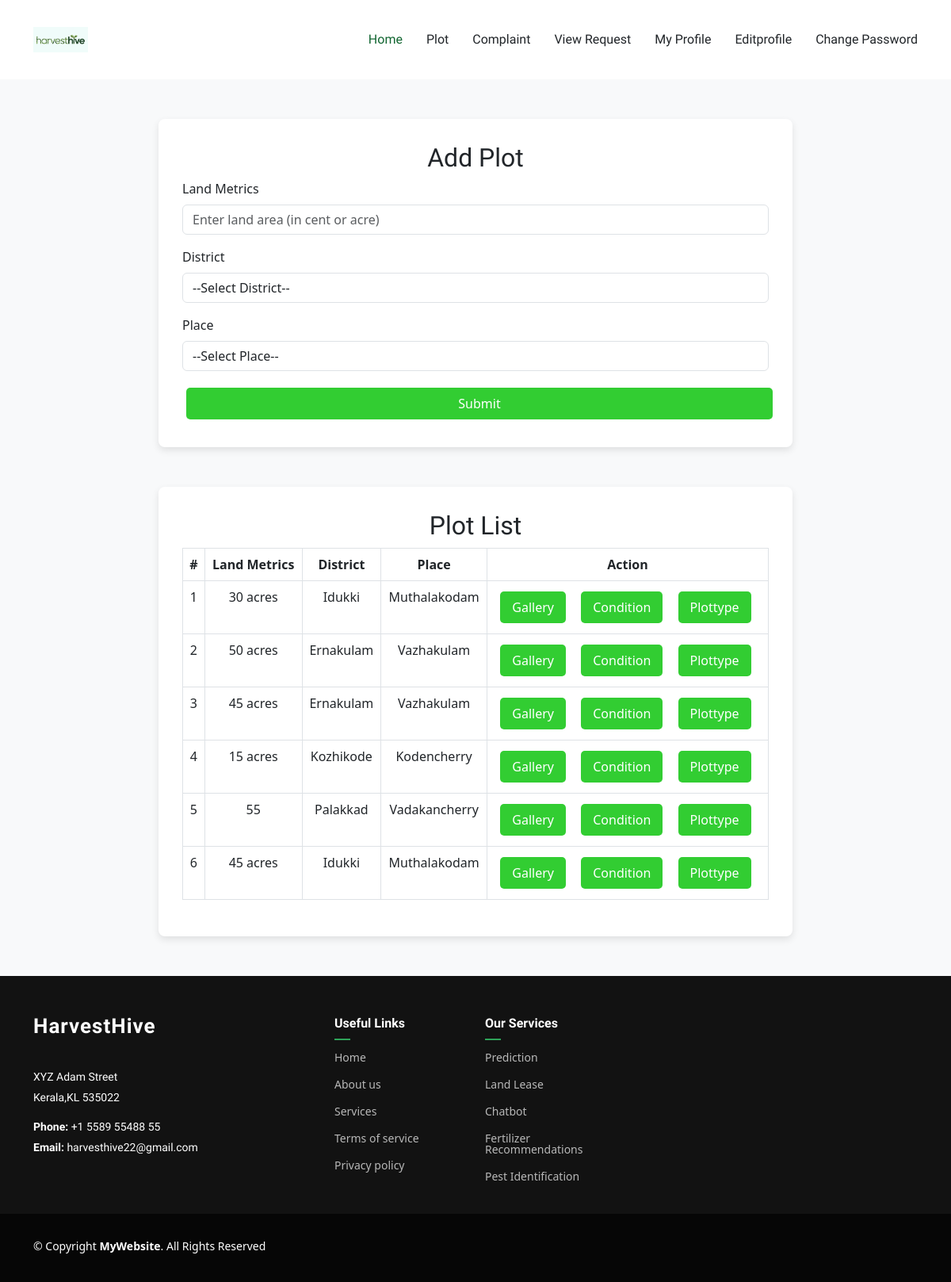
Screenshot of /Owner/pl/ (signed in) with the database file from the repository.
### Owner/models.py (models this page shows)
class tbl_plot(models.Model):
    landmetrics=models.CharField(max_length=30)
    place=models.ForeignKey(tbl_place,on_delete=models.CASCADE)
    owner=models.ForeignKey(tbl_owner,on_delete=models.CASCADE)
    plot_status=models.IntegerField(default=0)

### Admin/models.py (models this page shows)
class tbl_place(models.Model):
    place_name=models.CharField(max_length=50)
    district=models.ForeignKey(tbl_district,on_delete=models.CASCADE)

class tbl_district(models.Model):
    district_name=models.CharField(max_length=30)

### Owner/views.py (the view)
# urls.py: urlpatterns = [ path('pl/',views.plot,name="plot"),
def plot(request):
    if "oid" in request.session:
        dis=tbl_district.objects.all()
        plots=tbl_plot.objects.all()
        if request.method=="POST":
            tbl_plot.objects.create(landmetrics=request.POST.get("txtp"),place=tbl_place.objects.get(id=request.POST.get("sel_place")),owner=tbl_owner.objects.get(id=request.session['oid']))
            return redirect("Owner:plot")
        else:
            return render(request,'Owner/plot.html',{'district':dis,'plot':plots})
    else:
        return redirect("Guest:login")

### Owner/Templates/Owner/plot.html (shortened to what this page needs)
{% extends 'Owner/Header.html' %}
{% load static %}
{% block content %}
<!DOCTYPE html>
<html lang="en">
<head>
    <link href="https://cdn.jsdelivr.net/npm/bootstrap@5.3.0/dist/css/bootstrap.min.css" rel="stylesheet">
</head>
<body>
    <div class="container">
        <div class="container-box">
            <h2 class="text-center text-dark">Add Plot</h2>
            <form action="" method="post">
                <div class="mb-3">
                    <label class="form-label">Land Metrics</label>
                    <input required type="text" name="txtp" class="form-control" placeholder="Enter land area (in cent or acre)">
                </div>
                <div class="mb-3">
                    <label class="form-label">District</label>
                    <select name="sel_district" id="sel_district" class="form-control" required>
                        <option value="">--Select District--</option>
                    </select>
                </div>
                <div class="mb-3">
                    <label class="form-label">Place</label>
                    <select name="sel_place" id="sel_place" class="form-control" required>
                        <option value="">--Select Place--</option>
                    </select>
                </div>
                <div class="text-center">
                    <button type="submit" class="btn btn-custom w-100">Submit</button>
                </div>
            </form>
        </div>
        <div class="container-box mt-4">
            <h2 class="text-center text-dark">Plot List</h2>
            <table class="table table-bordered text-center">
                <thead class="table-header">
                    <tr>
                        <th>#</th>
                        <th>Land Metrics</th>
                        <th>District</th>
                        <th>Place</th>
                        <th>Action</th>
                    </tr>
                </thead>
                <tbody>
                    {% for i in plot %}
                    <tr>
                        <td>{{ forloop.counter }}</td>
                        <td>{{ i.landmetrics }}</td>
                        <td>{{ i.place.district.district_name }}</td>
                        <td>{{ i.place.place_name }}</td>
                        <td class="action-buttons">
                            <a href="{% url 'Owner:gallery' i.id %}" class="btn-custom">Gallery</a>
                            <a href="{% url 'Owner:condition' i.id %}" class="btn-custom">Condition</a>
                            <a href="{% url 'Owner:plottype' i.id %}" class="btn-custom">Plottype</a>
                        </td>
                    </tr>
                    {% empty %}
                    <tr>
                        <td colspan="5" class="text-muted">No plots found.</td>
                    </tr>
                    {% endfor %}
                </tbody>
            </table>
        </div>
    </div>
</body>
</html>
{% endblock content %}

### Owner/Templates/Owner/Header.html (shortened to what this page needs)
{% load static %}
<!DOCTYPE html>
<html lang="en">
<head>
  <link href="{% static 'Main/assets/vendor/bootstrap/css/bootstrap.min.css' %}" rel="stylesheet">
  <link href="{% static 'Main/assets/vendor/bootstrap-icons/bootstrap-icons.css'%}" rel="stylesheet">
  <link href="{% static 'Main/assets/vendor/aos/aos.css' %}" rel="stylesheet">
  <link href="{% static 'Main/assets/vendor/swiper/swiper-bundle.min.css' %}" rel="stylesheet">
  <link href="{% static 'Main/assets/vendor/glightbox/css/glightbox.min.css' %}" rel="stylesheet">
  <link href="{% static 'Main/assets/css/main.css' %}" rel="stylesheet">
</head>
<body class="index-page">
  <header id="header" class="header d-flex align-items-center position-relative">
    <div class="container-fluid container-xl position-relative d-flex align-items-center justify-content-between">
      <a href="{% url 'Guest:index' %}" class="logo d-flex align-items-center">
        <img src="{% static 'Main/assets/img/log.png' %}" alt="AgriCulture">
      </a>
      <nav id="navmenu" class="navmenu">
        <ul>
        <li><a href="{% url 'Owner:homepage' %}" class="active">Home</a></li>
          <li><a href="{% url 'Owner:plot' %}">Plot</a></li>
          <li><a href="{% url 'Owner:complaint' %}">Complaint</a></li>
          <li><a href="{% url 'Owner:viewreq'%}">View Request</a></li>
          <li><a href="{% url 'Owner:myprofile' %}">My Profile</a></li>
          <li><a href="{% url 'Owner:editprof' %}">Editprofile</a></li>
          <li><a href="{% url 'Owner:changepass' %}">Change Password</a></li>
        </ul>
      </nav>
    </div>
  </header>
<div style="min-height: 500px;">
    {% block content %}
    {% endblock content %}
</div>
<footer id="footer" class="footer dark-background">
  <div class="footer-top">
    <div class="container">
      <div class="row gy-4">
        <div class="col-lg-4 col-md-6 footer-about">
          <a href="index.html" class="logo d-flex align-items-center">
            <span class="sitename">HarvestHive</span>
          </a>
          <div class="footer-contact pt-3">
            <p>XYZ Adam Street</p>
            <p>Kerala,KL 535022</p>
            <p class="mt-3"><strong>Phone:</strong> <span>+1 5589 55488 55</span></p>
            <p><strong>Email:</strong> <span>harvesthive22@gmail.com</span></p>
          </div>
        </div>
        <div class="col-lg-2 col-md-3 footer-links">
          <h4>Useful Links</h4>
          <ul>
            <li><a href="#">Home</a></li>
            <li><a href="#">About us</a></li>
            <li><a href="#">Services</a></li>
            <li><a href="#">Terms of service</a></li>
            <li><a href="#">Privacy policy</a></li>
          </ul>
        </div>
        <div class="col-lg-2 col-md-3 footer-links">
          <h4>Our Services</h4>
          <ul>
            <li><a href="#">Prediction</a></li>
            <li><a href="#">Land Lease</a></li>
            <li><a href="#">Chatbot</a></li>
            <li><a href="#">Fertilizer Recommendations</a></li>
            <li><a href="#">Pest Identification</a></li>
          </ul>
        </div>
        </div>
      </div>
    </div>
    <div class="copyright text-center">
      <div class="container d-flex flex-column flex-lg-row justify-content-center justify-content-lg-between align-items-center">
        <div class="d-flex flex-column align-items-center align-items-lg-start">
          <div>
            © Copyright <strong><span>MyWebsite</span></strong>. All Rights Reserved
          </div>
        </div>
      </div>
    </div>
  </footer>
</body>
</html>

### Guest/static/Main/assets/css/main.css (style rules this page uses)
:root { --default-font: "Open Sans", system-ui, -apple-system, "Segoe UI", Roboto, "Helvetica Neue", Arial, "Noto Sans", "Liberation Sans", sans-serif, "Apple Color Emoji", "Segoe UI Emoji", "Segoe UI Symbol", "Noto Color Emoji"; --heading-font: "Marcellus", sans-serif; --nav-font: "Marcellus", sans-serif; }
:root { --background-color: #ffffff; --default-color: #212529; --heading-color: #2d465e; --accent-color: #116530; --surface-color: #ffffff; --contrast-color: #ffffff; }
:root { --nav-color: #212529; --nav-hover-color: #116530; --nav-mobile-background-color: #ffffff; --nav-dropdown-background-color: #ffffff; --nav-dropdown-color: #212529; --nav-dropdown-hover-color: #116530; }
.dark-background { --background-color: #060606; --default-color: #ffffff; --heading-color: #ffffff; --accent-color: #2ea359; --surface-color: #252525; --contrast-color: #ffffff; }
:root { scroll-behavior: smooth; }
body { color: var(--default-color); background-color: var(--background-color); font-family: var(--default-font); }
a { color: var(--accent-color); text-decoration: none; transition: 0.3s; }
h1, h2, h3, h4, h5, h6 { color: var(--heading-color); font-family: var(--heading-font); }
.header { color: var(--default-color); background-color: var(--background-color); padding: 20px 0; transition: all 0.5s; z-index: 997; }
.header .logo { line-height: 1; }
.header .logo img { max-height: 32px; margin-right: 8px; }
@media (min-width: 1200px) { .navmenu { padding: 0; } }
@media (min-width: 1200px) { .navmenu ul { margin: 0; padding: 0; display: flex; list-style: none; align-items: center; } }
@media (min-width: 1200px) { .navmenu li { position: relative; } }
@media (min-width: 1200px) { .navmenu a, .navmenu a:focus { color: var(--nav-color); padding: 18px 15px; font-size: 16px; font-family: var(--nav-font); font-weight: 400; display: flex; align-items: center; justify-content: space-between; white-space: nowrap; transition: 0.3s; } }
@media (min-width: 1200px) { .navmenu li:last-child a { padding-right: 0; } }
@media (min-width: 1200px) { .navmenu li:hover>a, .navmenu .active, .navmenu .active:focus { color: var(--nav-hover-color); } }
.footer { color: var(--default-color); background-color: var(--background-color); font-size: 14px; position: relative; }
.footer .footer-top { background-color: color-mix(in srgb, var(--background-color), white 5%); padding-top: 50px; }
.footer .footer-about .logo { line-height: 1; margin-bottom: 25px; }
.footer .footer-about .logo span { color: var(--heading-color); font-family: var(--heading-font); font-size: 26px; font-weight: 700; letter-spacing: 1px; }
.footer .footer-about p { font-size: 14px; font-family: var(--heading-font); }
.footer h4 { font-size: 16px; font-weight: 600; position: relative; padding-bottom: 12px; margin-bottom: 15px; }
.footer h4::after { content: ""; position: absolute; display: block; width: 20px; height: 2px; background: var(--accent-color); bottom: 0; left: 0; }
.footer .footer-links { margin-bottom: 30px; }
.footer .footer-links ul { list-style: none; padding: 0; margin: 0; }
.footer .footer-links ul li { padding: 10px 0; display: flex; align-items: center; }
.footer .footer-links ul li:first-child { padding-top: 0; }
.footer .footer-links ul a { color: color-mix(in srgb, var(--default-color), transparent 30%); display: inline-block; line-height: 1; }
.footer .footer-contact p { margin-bottom: 5px; }
.footer .copyright { padding: 30px 0; }

### Owner/Templates/Owner/plot.html (style rules this page uses)
body { background-color: #f8f9fa; }
.container-box { max-width: 800px; margin: 50px auto; background: white; padding: 30px; border-radius: 8px; box-shadow: 0 4px 10px rgba(0, 0, 0, 0.1); }
.btn-custom { background: #32CD32; color: white; border: none; text-decoration: none; padding: 8px 15px; border-radius: 5px; display: inline-block; margin: 5px; }
a { text-decoration: none !important; }
.table-header { background-color: #32CD32 !important; color: white !important; }
.action-buttons a { display: inline-block; margin-right: 10px; }

### rows the page displays
tbl_plot: landmetrics "30 acres", place.district.district_name "Idukki", place.place_name "Muthalakodam"
tbl_plot: landmetrics "50 acres", place.district.district_name "Ernakulam", place.place_name "Vazhakulam"
tbl_plot: landmetrics "45 acres", place.district.district_name "Ernakulam", place.place_name "Vazhakulam"
tbl_plot: landmetrics "15 acres", place.district.district_name "Kozhikode", place.place_name "Kodencherry"
tbl_plot: landmetrics "55", place.district.district_name "Palakkad", place.place_name "Vadakancherry"
tbl_plot: landmetrics "45 acres", place.district.district_name "Idukki", place.place_name "Muthalakodam"
